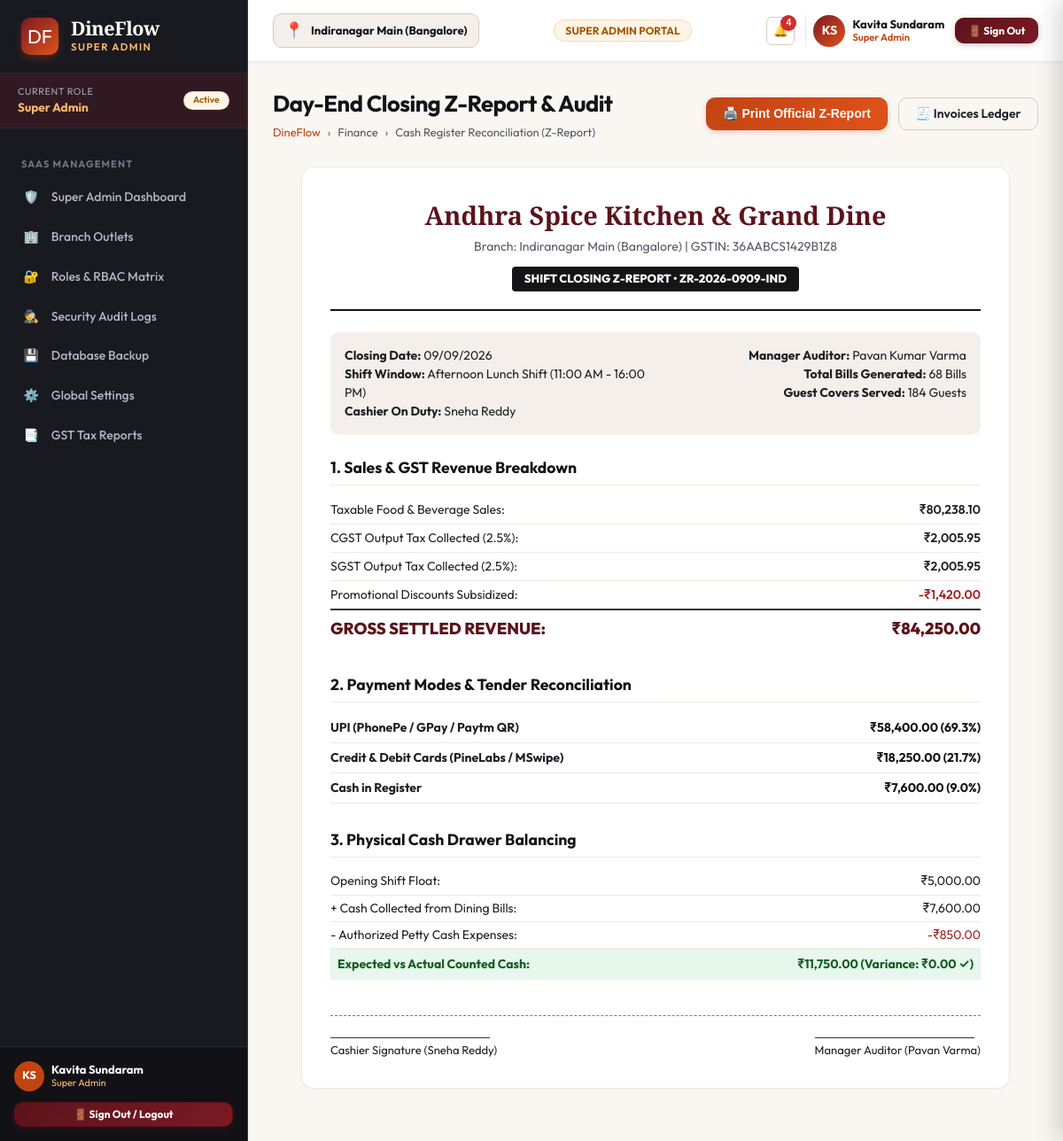
Page /billing/z-report/ (signed in) on the committed database.
### apps/accounts/models.py (models this page shows, shortened)
class Role(models.Model):
    code = models.CharField(max_length=50, unique=True)
    name = models.CharField(max_length=100)
    description = models.TextField(blank=True, default='')
    dashboard_url = models.CharField(max_length=200, default='/dashboard/owner/')
    icon = models.CharField(max_length=50, default='shield')
    is_active = models.BooleanField(default=True)
    created_at = models.DateTimeField(auto_now_add=True)

class UserProfile(models.Model):
    user = models.OneToOneField(User, on_delete=models.CASCADE, related_name='userprofile')
    role = models.ForeignKey(Role, on_delete=models.PROTECT, related_name='users')
    branch = models.CharField(max_length=150, default='Indiranagar Main (Bangalore)')
    employee_code = models.CharField(max_length=50, blank=True, default='')
    phone = models.CharField(max_length=20, blank=True, default='')
    avatar_initials = models.CharField(max_length=5, default='DF')
    created_at = models.DateTimeField(auto_now_add=True)
    updated_at = models.DateTimeField(auto_now=True)

### apps/billing/views.py (the view)
# urls.py: path('z-report/', views.day_end_zreport, name='day_end_zreport'),
@role_required(['cashier', 'manager', 'owner', 'super_admin'])
def day_end_zreport(request):
    z_data = {
        'report_num': 'ZR-2026-0909-IND',
        'branch': 'Indiranagar Main (Bangalore)',
        'date': '09/09/2026',
        'shift': 'Afternoon Lunch Shift (11:00 AM - 16:00 PM)',
        'cashier': 'Sneha Reddy',
        'manager_on_duty': 'Pavan Kumar Varma',
        'gross_sales': 84250.00,
        'taxable_sales': 80238.10,
        'cgst_collected': 2005.95,
        'sgst_collected': 2005.95,
        'discounts_given': 1420.00,
        'covers_served': 184,
        'bills_count': 68,
        'tender_breakdown': [
            {'tender': 'UPI (PhonePe / GPay / Paytm QR)', 'amount': 58400.00, 'pct': '69.3%'},
            {'tender': 'Credit & Debit Cards (PineLabs / MSwipe)', 'amount': 18250.00, 'pct': '21.7%'},
            {'tender': 'Cash in Register', 'amount': 7600.00, 'pct': '9.0%'},
        ],
        'cash_reconciliation': {
            'opening_float': 5000.00,
            'cash_sales': 7600.00,
            'petty_cash_expenses': 850.00,
            'expected_in_drawer': 11750.00,
            'actual_counted': 11750.00,
            'variance': 0.00
        }
    }
    context = {
        'page_title': 'Day-End Closing Z-Report',
        'z': z_data
    }
    return render(request, 'billing/day_end_zreport.html', context)

### templates/billing/day_end_zreport.html (shortened to what this page needs)
{% extends 'base.html' %}
{% load static %}
{% load dineflow_tags %}
{% block content %}
<div class="df-page-header">
  <div class="df-page-title-group">
    <h1>Day-End Closing Z-Report & Audit</h1>
    <div class="df-breadcrumb">
      <a href="{% url 'landing:index' %}">DineFlow</a>
      <span>›</span>
      <span>Finance</span>
      <span>›</span>
      <span>Cash Register Reconciliation (Z-Report)</span>
    </div>
  </div>
  <div style="display:flex; gap:0.75rem;">
    <button class="df-btn df-btn-terracotta" onclick="ExportPrint.printElement('df-zreport-print-sheet')">
      <span>🖨️ Print Official Z-Report</span>
    </button>
    <a href="{% url 'billing:invoices' %}" class="df-btn df-btn-outline">
      <span>🧾 Invoices Ledger</span>
    </a>
  </div>
</div>
<div class="df-card" id="df-zreport-print-sheet" style="max-width:800px; margin:0 auto; padding:2rem;">
  <div style="text-align:center; border-bottom:2px solid var(--df-charcoal-900); padding-bottom:1.25rem; margin-bottom:1.5rem;">
    <h2 style="font-family:var(--df-font-serif); font-size:1.8rem; color:var(--df-maroon-800); margin-bottom:0.25rem;">Andhra Spice Kitchen & Grand Dine</h2>
    <div style="font-size:0.875rem; color:var(--df-text-secondary);">Branch: {{ z.branch }} | GSTIN: {{ RESTAURANT_INFO.gstin }}</div>
    <div style="display:inline-block; background:var(--df-charcoal-900); color:#FFF; font-weight:800; font-size:0.8125rem; padding:4px 14px; border-radius:4px; margin-top:0.75rem;">
      SHIFT CLOSING Z-REPORT • {{ z.report_num }}
    </div>
  </div>
  <div style="display:grid; grid-template-columns:1fr 1fr; gap:1rem; font-size:0.875rem; margin-bottom:1.5rem; background:var(--df-bg-cream); padding:1rem; border-radius:var(--df-radius-md);">
    <div>
      <div><strong>Closing Date:</strong> {{ z.date }}</div>
      <div><strong>Shift Window:</strong> {{ z.shift }}</div>
      <div><strong>Cashier On Duty:</strong> {{ z.cashier }}</div>
    </div>
    <div style="text-align:right;">
      <div><strong>Manager Auditor:</strong> {{ z.manager_on_duty }}</div>
      <div><strong>Total Bills Generated:</strong> {{ z.bills_count }} Bills</div>
      <div><strong>Guest Covers Served:</strong> {{ z.covers_served }} Guests</div>
    </div>
  </div>
  <div style="margin-bottom:1.75rem;">
    <h3 style="font-size:1.1rem; font-weight:700; color:var(--df-charcoal-900); margin-bottom:0.75rem; border-bottom:1px solid #EFE9E0; padding-bottom:0.35rem;">
      1. Sales & GST Revenue Breakdown
    </h3>
    <table style="width:100%; font-size:0.875rem; border-collapse:collapse;">
      <tr style="border-bottom:1px solid #EFE9E0; height:32px;">
        <td>Taxable Food & Beverage Sales:</td>
        <td style="text-align:right; font-weight:600;">{{ z.taxable_sales|inr }}</td>
      </tr>
      <tr style="border-bottom:1px solid #EFE9E0; height:32px;">
        <td>CGST Output Tax Collected (2.5%):</td>
        <td style="text-align:right; font-weight:600;">{{ z.cgst_collected|inr }}</td>
      </tr>
      <tr style="border-bottom:1px solid #EFE9E0; height:32px;">
        <td>SGST Output Tax Collected (2.5%):</td>
        <td style="text-align:right; font-weight:600;">{{ z.sgst_collected|inr }}</td>
      </tr>
      <tr style="border-bottom:1px solid #EFE9E0; height:32px;">
        <td>Promotional Discounts Subsidized:</td>
        <td style="text-align:right; font-weight:600; color:var(--df-danger-700);">-{{ z.discounts_given|inr }}</td>
      </tr>
      <tr style="height:44px; font-weight:800; font-size:1.15rem; color:var(--df-maroon-800); border-top:2px solid #333;">
        <td>GROSS SETTLED REVENUE:</td>
        <td style="text-align:right;">{{ z.gross_sales|inr }}</td>
      </tr>
    </table>
  </div>
  <div style="margin-bottom:1.75rem;">
    <h3 style="font-size:1.1rem; font-weight:700; color:var(--df-charcoal-900); margin-bottom:0.75rem; border-bottom:1px solid #EFE9E0; padding-bottom:0.35rem;">
      2. Payment Modes & Tender Reconciliation
    </h3>
    <table style="width:100%; font-size:0.875rem; border-collapse:collapse;">
      {% for t in z.tender_breakdown %}
        <tr style="border-bottom:1px solid #EFE9E0; height:34px;">
          <td><strong>{{ t.tender }}</strong></td>
          <td style="text-align:right; font-weight:700; color:var(--df-charcoal-900);">{{ t.amount|inr }} ({{ t.pct }})</td>
        </tr>
      {% endfor %}
    </table>
  </div>
  <div>
    <h3 style="font-size:1.1rem; font-weight:700; color:var(--df-charcoal-900); margin-bottom:0.75rem; border-bottom:1px solid #EFE9E0; padding-bottom:0.35rem;">
      3. Physical Cash Drawer Balancing
    </h3>
    <table style="width:100%; font-size:0.875rem; border-collapse:collapse;">
      <tr style="border-bottom:1px solid #EFE9E0; height:30px;">
        <td>Opening Shift Float:</td>
        <td style="text-align:right;">{{ z.cash_reconciliation.opening_float|inr }}</td>
      </tr>
      <tr style="border-bottom:1px solid #EFE9E0; height:30px;">
        <td>+ Cash Collected from Dining Bills:</td>
        <td style="text-align:right;">{{ z.cash_reconciliation.cash_sales|inr }}</td>
      </tr>
      <tr style="border-bottom:1px solid #EFE9E0; height:30px;">
        <td>- Authorized Petty Cash Expenses:</td>
        <td style="text-align:right; color:var(--df-danger-700);">-{{ z.cash_reconciliation.petty_cash_expenses|inr }}</td>
      </tr>
      <tr style="height:36px; font-weight:700; background:var(--df-green-100); color:var(--df-green-800);">
        <td style="padding-left:8px;">Expected vs Actual Counted Cash:</td>
        <td style="text-align:right; padding-right:8px;">{{ z.cash_reconciliation.actual_counted|inr }} (Variance: ₹0.00 ✓)</td>
      </tr>
    </table>
  </div>
  <div style="display:flex; justify-content:space-between; margin-top:2.5rem; padding-top:1.5rem; border-top:1px dashed #777; font-size:0.8125rem;">
    <div style="text-align:center;">
      <div style="border-bottom:1px solid #333; width:180px; margin-bottom:4px;"></div>
      <div>Cashier Signature (Sneha Reddy)</div>
    </div>
    <div style="text-align:center;">
      <div style="border-bottom:1px solid #333; width:180px; margin-bottom:4px;"></div>
      <div>Manager Auditor (Pavan Varma)</div>
    </div>
  </div>
</div>
{% endblock %}

### templates/partials/_sidebar.html (shortened to what this page needs)
{% load static %}
<aside class="df-sidebar">
  <div class="df-brand-header">
    <div class="df-brand-logo">DF</div>
    <div>
      <div class="df-brand-title">DineFlow</div>
      <div class="df-brand-subtitle">{{ CURRENT_USER.role_title }}</div>
    </div>
  </div>
  <div style="padding: 0.75rem 1.25rem; background: rgba(122, 26, 36, 0.25); border-bottom: 1px solid #2B2B33; display: flex; align-items: center; justify-content: space-between;">
    <div>
      <div style="font-size: 0.68rem; color: #A6A6B8; text-transform: uppercase; letter-spacing: 0.05em;">Current Role</div>
      <div style="font-size: 0.85rem; font-weight: 700; color: var(--df-saffron-400);">{{ CURRENT_USER.role_title }}</div>
    </div>
    <span class="df-badge badge-warning" style="font-size: 0.65rem;">Active</span>
  </div>
  <nav style="flex: 1; padding: 0.75rem 0 2rem; overflow-y: auto;">
    {% if CURRENT_ROLE == 'super_admin' %}
      <div class="df-nav-section-title">SaaS Management</div>
      <ul class="df-nav-list">
        <li class="df-nav-item">
          <a href="{% url 'dashboard:super_admin' %}" class="df-nav-link {% if request.resolver_match.url_name == 'super_admin' %}active{% endif %}">
            <span>🛡️</span>
            <span>Super Admin Dashboard</span>
          </a>
        </li>
        <li class="df-nav-item">
          <a href="{% url 'settings_app:branches' %}" class="df-nav-link {% if request.resolver_match.url_name == 'branches' %}active{% endif %}">
            <span>🏢</span>
            <span>Branch Outlets</span>
          </a>
        </li>
        <li class="df-nav-item">
          <a href="{% url 'settings_app:roles_permissions' %}" class="df-nav-link {% if request.resolver_match.url_name == 'roles_permissions' %}active{% endif %}">
            <span>🔐</span>
            <span>Roles & RBAC Matrix</span>
          </a>
        </li>
        <li class="df-nav-item">
          <a href="{% url 'settings_app:audit_logs' %}" class="df-nav-link {% if request.resolver_match.url_name == 'audit_logs' %}active{% endif %}">
            <span>🕵️</span>
            <span>Security Audit Logs</span>
          </a>
        </li>
        <li class="df-nav-item">
          <a href="{% url 'settings_app:backup_restore' %}" class="df-nav-link {% if request.resolver_match.url_name == 'backup_restore' %}active{% endif %}">
            <span>💾</span>
            <span>Database Backup</span>
          </a>
        </li>
        <li class="df-nav-item">
          <a href="{% url 'settings_app:general' %}" class="df-nav-link {% if request.resolver_match.url_name == 'general' %}active{% endif %}">
            <span>⚙️</span>
            <span>Global Settings</span>
          </a>
        </li>
        <li class="df-nav-item">
          <a href="{% url 'analytics:tax_reports' %}" class="df-nav-link {% if request.resolver_match.url_name == 'tax_reports' %}active{% endif %}">
            <span>📑</span>
            <span>GST Tax Reports</span>
          </a>
        </li>
      </ul>
    {% endif %}
  </nav>
  <div style="padding: 1rem; border-top: 1px solid #2B2B33; background: rgba(18, 18, 22, 0.95); margin-top: auto;">
    <div style="display: flex; align-items: center; justify-content: space-between; margin-bottom: 0.75rem;">
      <div style="display: flex; align-items: center; gap: 0.5rem;">
        <div style="width: 34px; height: 34px; border-radius: 50%; background: var(--df-terracotta-700); color: #FFF; font-weight: 700; display: flex; align-items: center; justify-content: center; font-size: 0.78rem;">
          {{ CURRENT_USER.avatar_initials }}
        </div>
        <div style="line-height: 1.2;">
          <div style="font-weight: 700; font-size: 0.8125rem; color: #FFF;">{{ CURRENT_USER.name }}</div>
          <div style="font-size: 0.68rem; color: var(--df-saffron-400);">{{ CURRENT_USER.role_title }}</div>
        </div>
      </div>
    </div>
    <div>
      <a href="{% url 'accounts:logout' %}" class="df-btn df-btn-maroon df-btn-sm" style="width: 100%; justify-content: center; font-size: 0.75rem; font-weight: 700;">
        <span>🚪 Sign Out / Logout</span>
      </a>
    </div>
  </div>
</aside>

### templates/partials/_navbar.html (shortened to what this page needs)
{% load static %}
<header class="df-navbar">
  <div style="display: flex; align-items: center; gap: 1rem;">
    <div style="display: flex; align-items: center; gap: 0.5rem; background: var(--df-bg-cream); border: 1px solid var(--df-border-medium); padding: 0.35rem 0.75rem; border-radius: var(--df-radius-md);">
      <span style="font-size: 1.1rem;">📍</span>
      <span style="font-weight: 700; font-size: 0.8125rem; color: var(--df-charcoal-900);">{{ ACTIVE_BRANCH }}</span>
    </div>
  </div>
  <div style="display: flex; align-items: center; gap: 0.75rem;">
    <span class="df-badge badge-warning" style="font-weight: 700; font-size: 0.75rem; padding: 0.35rem 0.75rem;">
      {{ CURRENT_USER.role_title|upper }} PORTAL
    </span>
  </div>
  <div style="display: flex; align-items: center; gap: 0.75rem;">
    <button class="df-btn-icon" onclick="DineFlow.openDrawer('df-notifications-drawer')" style="position: relative;" title="Notifications">
      🔔
      {% if UNREAD_NOTIFICATIONS_COUNT > 0 %}
        <span style="position: absolute; top: -3px; right: -3px; width: 18px; height: 18px; background: var(--df-danger-600); color: #FFF; border-radius: 50%; font-size: 0.65rem; font-weight: 800; display: flex; align-items: center; justify-content: center;">
          {{ UNREAD_NOTIFICATIONS_COUNT }}
        </span>
      {% endif %}
    </button>
    <div style="display: flex; align-items: center; gap: 0.5rem; padding-left: 0.5rem; border-left: 1px solid var(--df-border-light);">
      <div style="width: 36px; height: 36px; border-radius: 50%; background: linear-gradient(135deg, var(--df-maroon-700), var(--df-terracotta-600)); color: #FFF; font-weight: 700; display: flex; align-items: center; justify-content: center; font-size: 0.875rem; box-shadow: var(--df-shadow-xs);">
        {{ CURRENT_USER.avatar_initials }}
      </div>
      <div style="line-height: 1.2; text-align: left;" class="df-hide-mobile">
        <div style="font-weight: 700; font-size: 0.8125rem; color: var(--df-charcoal-900);">{{ CURRENT_USER.name }}</div>
        <div style="font-size: 0.7rem; color: var(--df-terracotta-700); font-weight: 600;">{{ CURRENT_USER.role_title }}</div>
      </div>
    </div>
    <a href="{% url 'accounts:logout' %}" class="df-btn df-btn-maroon df-btn-sm" style="font-weight: 700; font-size: 0.75rem; padding: 0.4rem 0.85rem;" title="Sign out of ERP">
      <span>🚪 Sign Out</span>
    </a>
  </div>
</header>

### rows in the picture
Role: role_title "SUPER ADMIN", role_title "Super Admin"
UserProfile: avatar_initials "KS", branch "Indiranagar Main (Bangalore)"

### other values in the picture
{{ CURRENT_USER.name }} "Kavita Sundaram"
{{ UNREAD_NOTIFICATIONS_COUNT }} "4"
{{ RESTAURANT_INFO.gstin }} "36AABCS1429B1Z8"
{{ z.report_num }} "ZR-2026-0909-IND"
{{ z.date }} "09/09/2026"
{{ z.shift }} "Afternoon Lunch Shift (11:00 AM - 16:00 PM)"
{{ z.cashier }} "Sneha Reddy"
{{ z.manager_on_duty }} "Pavan Kumar Varma"
{{ z.bills_count }} "68"
{{ z.covers_served }} "184"
{{ z.taxable_sales|inr }} "₹80,238.10"
{{ z.cgst_collected|inr }} "₹2,005.95"
{{ z.sgst_collected|inr }} "₹2,005.95"
{{ z.discounts_given|inr }} "₹1,420.00"
{{ z.gross_sales|inr }} "₹84,250.00"
